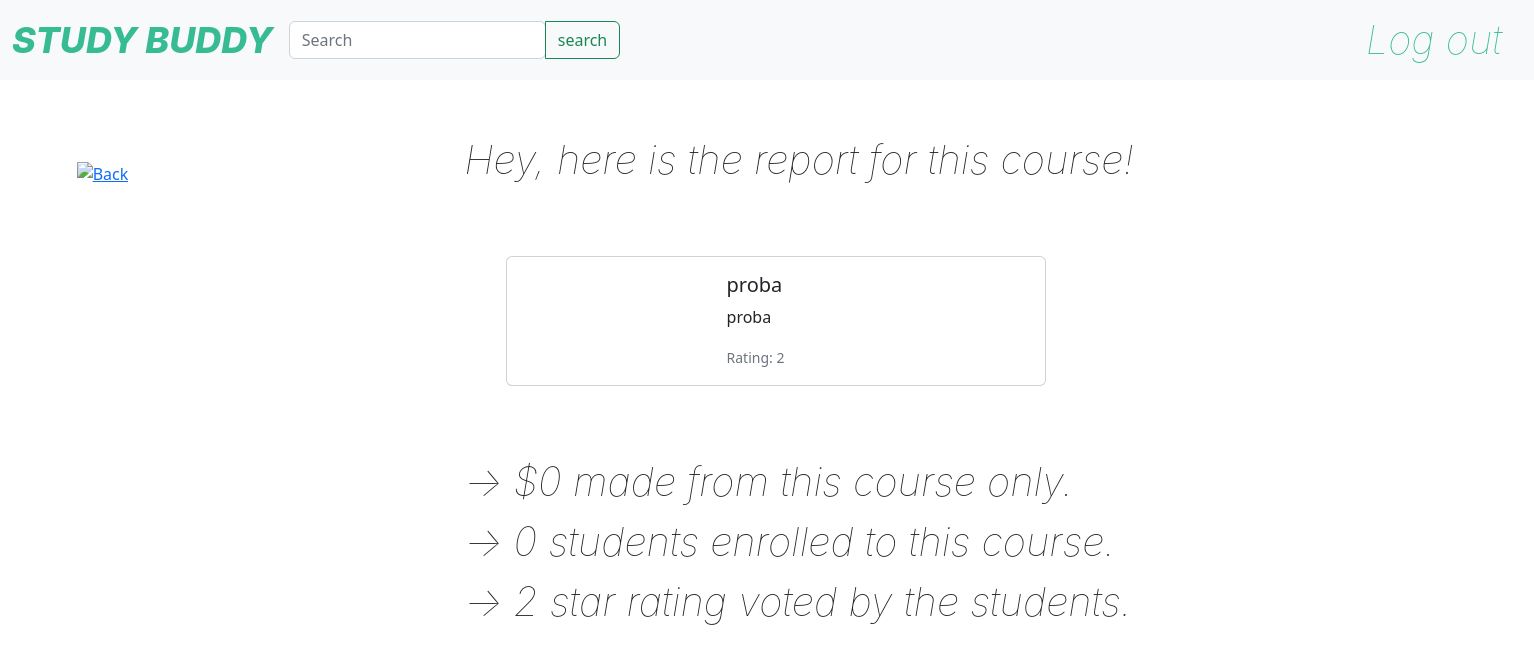
The page /enrolled/5/ on the database its author committed.
### final_project/models.py (models this page shows)
class Course(models.Model):
    id = models.IntegerField(null=False, blank=False, primary_key=True)
    title = models.CharField(max_length=50, null=True, blank=True)
    rating = models.IntegerField(null=True, blank=True)
    course_video = models.FileField(upload_to='course_videos', blank=True)
    description = models.CharField(max_length=50, blank=True, null=True)
    cost = models.IntegerField(null=True, blank=True)
    thumbnail = models.ImageField(upload_to='thumbnails', blank=True)
    course_test = models.FileField(upload_to='course_test', blank=True)

### final_project/views.py (the view)
# urls.py: path('enrolled/<int:id>/', enrolled, name="enrolled"),
def enrolled(request, id):
    studentCourses = StudentCourse.objects.filter(course__id=id)
    totalMade = 0
    totalStudents = studentCourses.count()
    course = Course.objects.get(id=id)
    for s in studentCourses:
        totalMade += course.cost
    context = {"totalStudents": totalStudents, "course": course, "totalMade": totalMade}
    return render(request, "enrolled.html", context=context)

### templates/enrolled.html (shortened to what this page needs)
<!DOCTYPE html>
<html lang="en">
<head>
    <link href="https://cdn.jsdelivr.net/npm/bootstrap@5.2.0-beta1/dist/css/bootstrap.min.css" rel="stylesheet"
>
</head>
<body>
<nav class="navbar navbar-expand-lg navbar-light bg-light">
    <div class="container-fluid justify-content-between">
        <div class="d-flex">
            <a class="navbar-brand" href="{% url 'teacherIndex' %}"
               style="color:#37bb93; font-family: Inter; font-weight: 800; font-size: 36px; font-style: italic">STUDY
                BUDDY</a>
            <form class="input-group w-auto my-auto d-none d-sm-flex" method="post">
                <input
                        autocomplete="off"
                        type="search"
                        class="form-control rounded"
                        placeholder="Search"
                        style="min-width: 125px;"
                />
                <button class="btn btn-outline-success my-2 my-sm-0" type="submit">search</button>
            </form>
        </div>
        <ul class="navbar-nav flex-row">
            <li class="nav-item me-3 me-lg-1">
                <a class="navbar-brand" href="{% url 'logout' %}"
                   style="color:#37bb93; font-family: Inter; font-weight: 100; font-size: 40px; font-style: italic">Log
                    out</a>
            </li>
        </ul>
    </div>
</nav>
<a style="position:absolute; left: 5%; top: 20%" href="{% url 'teacherIndex' %}">
                        <img src="https://cdn-icons-png.flaticon.com/512/189/189254.png" width="70" height="75"
                             alt="Back">
                    </a>
<p style="font-family: Inter; font-weight: 100; font-size: 40px; font-style: italic; padding: 50px 50px; position: relative; left: 27%">
    Hey, here is the report for this course!
</p>
<div id="cards">
    <div class="card mb-3" style="max-width: 540px;position:relative; left: 33%">
        <div class="row no-gutters">
            <div class="col-md-4">
            </div>
            <div class="col-md-8">
                <div class="card-parent">
                    <div class="card-child">
                        <h5 class="card-title">{{ course.title }}</h5>
                        <p class="card-text">{{ course.description }}</p>
                        <p class="card-text"><small class="text-muted">Rating: {{ course.rating }}</small></p>
                    </div>
                </div>
            </div>
        </div>
    </div>
</div>
<p style="font-family: Inter; font-weight: 100; font-size: 40px; font-style: italic; padding: 50px 50px; position: relative; left: 27%">
    &#8594 ${{ totalMade }} made from this course only.
    <br>
    &#8594 {{ totalStudents }} students enrolled to this course.
    <br>
    &#8594 {{ course.rating }} star rating voted by the students.
</p>
</body>
</html>

### templates/enrolled.html (style rules this page uses)
.card-parent { margin: 1rem; }
.card-child { display: inline-block; padding-left: 1rem; vertical-align: middle; }

### rows shown on the page
Course: title "proba", description "proba", rating "2"

### other values the page prints
{{ totalMade }} "0"
{{ totalStudents }} "0"
